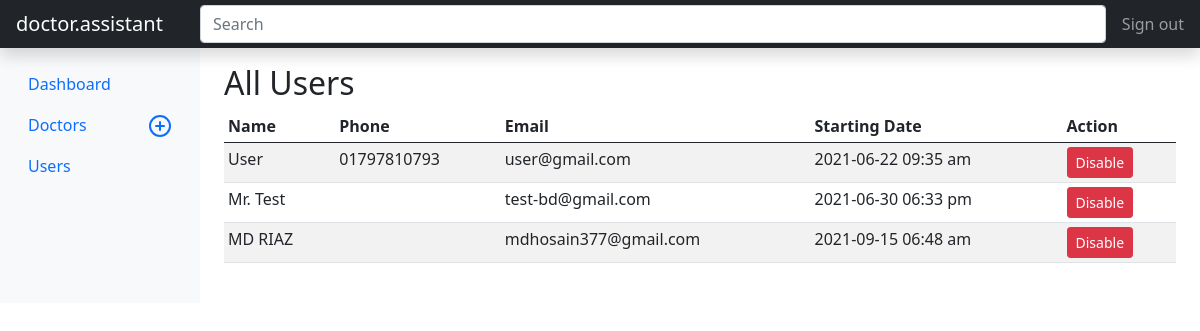
The app's page /admin/users.php (signed in) with its own data.
### tables this page shows
CREATE TABLE `user` (
  `id` int(11) NOT NULL,
  `name` varchar(50) NOT NULL,
  `email` varchar(50) DEFAULT NULL,
  `phone` varchar(15) NOT NULL,
  `password` varchar(100) NOT NULL,
  `group_id` int(11) NOT NULL,
  `status` tinyint(4) NOT NULL DEFAULT 1,
  `created_at` datetime NOT NULL
);

### config/functions.php (called while the page is built, shortened)
<?php
$con = new mysqli(DB_HOSTNAME, DB_USERNAME, DB_PASSWORD, DB_DATABASE) or die("DB Error Occurred . $con->connect_error");
function GetData($sql)
{
	global $con;
	$query = $con->query($sql);
	$result = [];
	if ($query) {
		while ($row = $query->fetch_assoc()) {
			$result[] = $row;
		}
	}
	return (count($result) < 1 ? false : $result);
}
function MySQLDataPagination($mysqlQuery)
{
	global $con;
	$limit = $_SESSION['viewLimit'];
	$page_num = (isset($_GET['page']) && is_numeric($_GET['page'])) ? $_GET['page'] : 0;
	if ($page_num == 0) $page_num = 1;
	$start = (isset($page_num) ? mysqli_real_escape_string($con, ($page_num - 1) * $limit) : 0);
	$content = GetData($mysqlQuery . " LIMIT $start, $limit");
	$params = $_GET;
	unset($params['page']);
	$params['page'] = '';
	$cUrl = parse_url($_SERVER["REQUEST_URI"], PHP_URL_PATH) . '?' . http_build_query($params);
	$totalCount = $con->query($mysqlQuery)->num_rows;
	$totalPage = ceil($totalCount / $limit);
	$pHTML = "<nav>";
	$pHTML .= "<ul class='pagination'>";
	$pHTML .= "<li class='page-item " . ($page_num == 1 ? 'disabled' : '') . "'>";
	$pHTML .= "<a class='page-link' href='" . $cUrl . ($page_num > 1 ? ($page_num - 1) : '#') . "'>Previous</a>";
	$pHTML .= "</li>";
	$pHTML .= "<li class='page-item " . ($page_num == 1 ? 'active' : '') . "'>";
	$pHTML .= "<a class='page-link' href='" . $cUrl . "1'>1</a>";
	$pHTML .= "</li>";
	$pHTML .= ($page_num > 4 ? "<li class='page-item disabled'><a class='page-link'>...</a></li>" : "");
	$startLoop = ($page_num > 4 ? ($page_num - 2) : 2);
	$endLoop = ($page_num < ($totalPage - 3) ? ($page_num + 2) : ($totalPage - 1));
	for ($i = $startLoop; $i <= $endLoop; $i++) {
		$pHTML .= "<li class='page-item " . ($i == $page_num ? 'active' : '') . "'>";
		$pHTML .= "<a class='page-link' href='{$cUrl}{$i}'>{$i}</a>";
		$pHTML .= "</li>";
	}
	$pHTML .= ($page_num < ($totalPage - 3) ? "<li class='page-item disabled'><a class='page-link'>...</a></li>" : "");
	$pHTML .= ($totalPage > 1 ? "<li class='page-item " . ($i == $page_num ? "active" : "") . "'><a class='page-link' href={$cUrl}{$totalPage}>$totalPage</a></li>" : "");
	$pHTML .= "<li class='page-item " . ($page_num == $totalPage ? 'disabled' : '') . "'>";
	$pHTML .= "<a class='page-link' href='" . $cUrl . ($page_num < $totalPage ? ($page_num + 1) : '#') . "'>Next</a>";
	$pHTML .= "</li>";
	$pHTML .= "</ul>";
	$pHTML .= "</nav>";
	$info = "Showing " . ((($page_num - 1) * $_SESSION['viewLimit']) + 1) . " to " . (($page_num * $_SESSION['viewLimit']) > $totalCount ? $totalCount : ($page_num * $_SESSION['viewLimit'])) . " of {$totalCount}";
	return ["content" => $content, "pagination" => $pHTML, "info" => $info];
}

### admin/users.php (the view, shortened to what this page needs)
<?php
require_once dirname(__DIR__) . '/includes/header.php';
require_once('includes/header.php') ?>
    <div class="container-fluid">
        <div class="row">
			<?php require_once('includes/navigation.php') ?>
            <main class="col-md-9 ms-sm-auto col-lg-10 px-md-4">
                <div class="pt-3 pb-2 mb-3">
                    <h2>All Users</h2>
                    <div class="table-responsive">
                        <table class="table table-striped table-sm vertical-align-middle ws_nowrap">
                            <thead>
                            <tr>
                                <th>Name</th>
                                <th>Phone</th>
                                <th>Email</th>
                                <th>Starting Date</th>
                                <th>Action</th>
                            </tr>
                            </thead>
                            <tbody>
							<?php
							$data = MySQLDataPagination("SELECT id, name, email, phone, status, created_at FROM `user` WHERE group_id = 0 ORDER BY status DESC");
							if (!$data['content']) : ?>
                                <tr>
                                    <td colspan="10" class="text-center">No Data Available</td>
                                </tr>
							<?php else : ?>
								<?php foreach ($data['content'] as $item) : ?>
                                    <tr class="<?= !$item['status'] ? 'text-muted' : '' ?>">
                                        <td><?= $item['name'] ?></td>
                                        <td><?= $item['phone'] ?></td>
                                        <td><?= $item['email'] ?></td>
                                        <td><?= date("Y-m-d h:i a", strtotime($item['created_at'])) ?></td>
                                        <td>
											<?php if ($item['status']): ?>
                                                <a href="<?= SITE_URL ?>/admin/post/user_post.php?action=disable&id=<?= $item['id'] ?>"
                                                   data-confirm="Are you sure you want to disable this user ?"
                                                   class="btn btn-sm btn-danger">
                                                    <span data-feather="trash"></span> Disable
                                                </a>
											<?php endif; ?>
                                        </td>
                                    </tr>
								<?php endforeach; ?>
							<?php endif; ?>
                            </tbody>
                        </table>
                    </div>
                </div>
            </main>
        </div>
    </div>
<?php require_once dirname(__DIR__) . '/includes/footer.php';

### records on screen
user: name "User", phone "01797810793", email "user@gmail.com", created_at "2021-06-22 09:35 am"
user: name "Mr. Test", email "test-bd@gmail.com", created_at "2021-06-30 06:33 pm"
user: name "MD RIAZ", email "mdhosain377@gmail.com", created_at "2021-09-15 06:48 am"

### other values on screen
LOGO "doctor.assistant"
